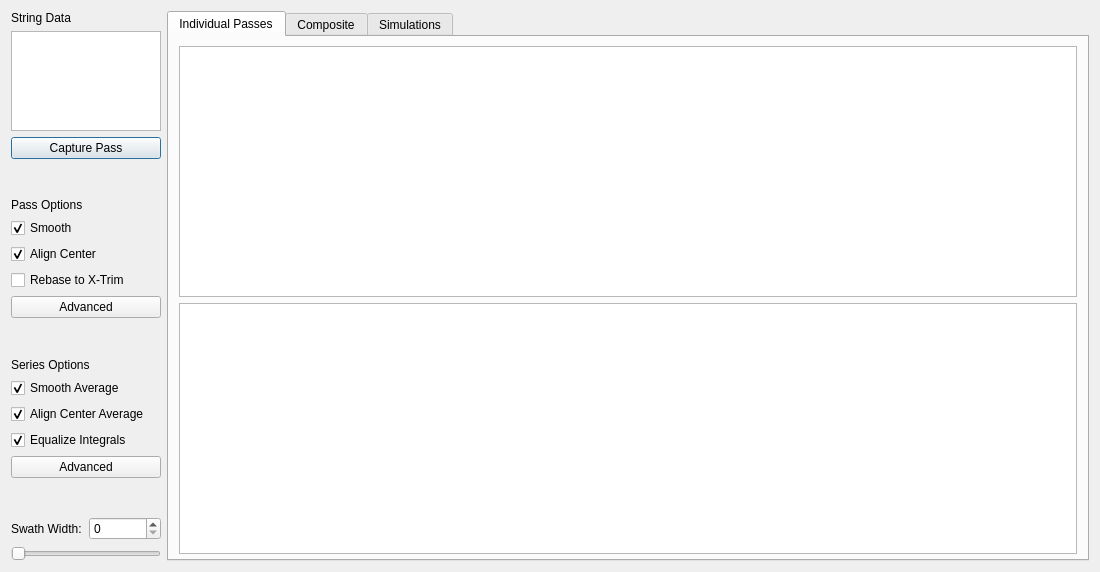
<?xml version="1.0" encoding="UTF-8"?>
<ui version="4.0">
 <class>Form</class>
 <widget class="QWidget" name="Form">
  <property name="geometry">
   <rect>
    <x>0</x>
    <y>0</y>
    <width>1100</width>
    <height>572</height>
   </rect>
  </property>
  <property name="windowTitle">
   <string>Form</string>
  </property>
  <layout class="QHBoxLayout" name="horizontalLayout">
   <item>
    <layout class="QVBoxLayout" name="verticalLayout_3">
     <item>
      <widget class="QLabel" name="label_26">
       <property name="text">
        <string>String Data</string>
       </property>
      </widget>
     </item>
     <item>
      <widget class="QListWidget" name="listWidgetPass">
       <property name="sizePolicy">
        <sizepolicy hsizetype="Fixed" vsizetype="Expanding">
         <horstretch>0</horstretch>
         <verstretch>0</verstretch>
        </sizepolicy>
       </property>
       <property name="minimumSize">
        <size>
         <width>100</width>
         <height>100</height>
        </size>
       </property>
       <property name="maximumSize">
        <size>
         <width>150</width>
         <height>100</height>
        </size>
       </property>
      </widget>
     </item>
     <item>
      <widget class="QPushButton" name="buttonEditPass">
       <property name="text">
        <string>Capture Pass</string>
       </property>
       <property name="default">
        <bool>true</bool>
       </property>
      </widget>
     </item>
     <item>
      <spacer name="verticalSpacer_4">
       <property name="orientation">
        <enum>Qt::Vertical</enum>
       </property>
       <property name="sizeHint" stdset="0">
        <size>
         <width>20</width>
         <height>40</height>
        </size>
       </property>
      </spacer>
     </item>
     <item>
      <widget class="QLabel" name="label_31">
       <property name="text">
        <string>Pass Options</string>
       </property>
      </widget>
     </item>
     <item>
      <widget class="QCheckBox" name="checkBoxPassSmooth">
       <property name="sizePolicy">
        <sizepolicy hsizetype="Fixed" vsizetype="Fixed">
         <horstretch>0</horstretch>
         <verstretch>0</verstretch>
        </sizepolicy>
       </property>
       <property name="text">
        <string>Smooth</string>
       </property>
       <property name="checked">
        <bool>true</bool>
       </property>
      </widget>
     </item>
     <item>
      <widget class="QCheckBox" name="checkBoxPassCenter">
       <property name="sizePolicy">
        <sizepolicy hsizetype="Fixed" vsizetype="Fixed">
         <horstretch>0</horstretch>
         <verstretch>0</verstretch>
        </sizepolicy>
       </property>
       <property name="text">
        <string>Align Center</string>
       </property>
       <property name="checked">
        <bool>true</bool>
       </property>
      </widget>
     </item>
     <item>
      <widget class="QCheckBox" name="checkBoxPassRebase">
       <property name="enabled">
        <bool>true</bool>
       </property>
       <property name="text">
        <string>Rebase to X-Trim</string>
       </property>
      </widget>
     </item>
     <item>
      <widget class="QPushButton" name="buttonAdvancedOptionsPass">
       <property name="enabled">
        <bool>true</bool>
       </property>
       <property name="text">
        <string>Advanced</string>
       </property>
      </widget>
     </item>
     <item>
      <spacer name="verticalSpacer_2">
       <property name="orientation">
        <enum>Qt::Vertical</enum>
       </property>
       <property name="sizeHint" stdset="0">
        <size>
         <width>20</width>
         <height>40</height>
        </size>
       </property>
      </spacer>
     </item>
     <item>
      <widget class="QLabel" name="label_6">
       <property name="text">
        <string>Series Options</string>
       </property>
      </widget>
     </item>
     <item>
      <widget class="QCheckBox" name="checkBoxSeriesSmooth">
       <property name="sizePolicy">
        <sizepolicy hsizetype="Fixed" vsizetype="Fixed">
         <horstretch>0</horstretch>
         <verstretch>0</verstretch>
        </sizepolicy>
       </property>
       <property name="text">
        <string>Smooth Average</string>
       </property>
       <property name="checked">
        <bool>true</bool>
       </property>
      </widget>
     </item>
     <item>
      <widget class="QCheckBox" name="checkBoxSeriesCenter">
       <property name="text">
        <string>Align Center Average</string>
       </property>
       <property name="checked">
        <bool>true</bool>
       </property>
      </widget>
     </item>
     <item>
      <widget class="QCheckBox" name="checkBoxSeriesEqualize">
       <property name="sizePolicy">
        <sizepolicy hsizetype="Fixed" vsizetype="Fixed">
         <horstretch>0</horstretch>
         <verstretch>0</verstretch>
        </sizepolicy>
       </property>
       <property name="text">
        <string>Equalize Integrals</string>
       </property>
       <property name="checked">
        <bool>true</bool>
       </property>
       <property name="tristate">
        <bool>false</bool>
       </property>
      </widget>
     </item>
     <item>
      <widget class="QPushButton" name="buttonAdvancedOptionsSeries">
       <property name="enabled">
        <bool>true</bool>
       </property>
       <property name="text">
        <string>Advanced</string>
       </property>
      </widget>
     </item>
     <item>
      <spacer name="verticalSpacer_6">
       <property name="orientation">
        <enum>Qt::Vertical</enum>
       </property>
       <property name="sizeHint" stdset="0">
        <size>
         <width>20</width>
         <height>40</height>
        </size>
       </property>
      </spacer>
     </item>
     <item>
      <layout class="QHBoxLayout" name="horizontalLayout_2">
       <item>
        <widget class="QLabel" name="label_34">
         <property name="sizePolicy">
          <sizepolicy hsizetype="Preferred" vsizetype="Preferred">
           <horstretch>0</horstretch>
           <verstretch>0</verstretch>
          </sizepolicy>
         </property>
         <property name="text">
          <string>Swath Width:</string>
         </property>
         <property name="alignment">
          <set>Qt::AlignLeading|Qt::AlignLeft|Qt::AlignVCenter</set>
         </property>
        </widget>
       </item>
       <item>
        <widget class="QSpinBox" name="spinBoxSwathAdjusted">
         <property name="specialValueText">
          <string/>
         </property>
         <property name="minimum">
          <number>0</number>
         </property>
         <property name="maximum">
          <number>500</number>
         </property>
         <property name="value">
          <number>0</number>
         </property>
        </widget>
       </item>
      </layout>
     </item>
     <item>
      <widget class="QSlider" name="sliderSimulatedSwath">
       <property name="sizePolicy">
        <sizepolicy hsizetype="Preferred" vsizetype="Fixed">
         <horstretch>0</horstretch>
         <verstretch>0</verstretch>
        </sizepolicy>
       </property>
       <property name="maximumSize">
        <size>
         <width>150</width>
         <height>16777215</height>
        </size>
       </property>
       <property name="orientation">
        <enum>Qt::Horizontal</enum>
       </property>
      </widget>
     </item>
    </layout>
   </item>
   <item>
    <widget class="QTabWidget" name="tabWidget">
     <property name="currentIndex">
      <number>0</number>
     </property>
     <widget class="QWidget" name="tab">
      <attribute name="title">
       <string>Individual Passes</string>
      </attribute>
      <layout class="QHBoxLayout" name="horizontalLayout_36">
       <property name="leftMargin">
        <number>10</number>
       </property>
       <property name="rightMargin">
        <number>10</number>
       </property>
       <property name="bottomMargin">
        <number>5</number>
       </property>
       <item>
        <layout class="QVBoxLayout" name="verticalLayout" stretch="0,0">
         <property name="sizeConstraint">
          <enum>QLayout::SetDefaultConstraint</enum>
         </property>
         <item>
          <widget class="PlotWidget" name="plotWidgetIndividual"/>
         </item>
         <item>
          <widget class="PlotWidget" name="plotWidgetIndividualTrim"/>
         </item>
        </layout>
       </item>
      </layout>
     </widget>
     <widget class="QWidget" name="tab_2">
      <attribute name="title">
       <string>Composite</string>
      </attribute>
      <layout class="QHBoxLayout" name="horizontalLayout_40">
       <property name="leftMargin">
        <number>10</number>
       </property>
       <property name="rightMargin">
        <number>10</number>
       </property>
       <property name="bottomMargin">
        <number>5</number>
       </property>
       <item>
        <layout class="QVBoxLayout" name="verticalLayout_15">
         <item>
          <widget class="MplWidget" name="plotWidgetOverlay" native="true">
           <property name="sizePolicy">
            <sizepolicy hsizetype="Expanding" vsizetype="Preferred">
             <horstretch>0</horstretch>
             <verstretch>0</verstretch>
            </sizepolicy>
           </property>
          </widget>
         </item>
         <item>
          <widget class="MplWidget" name="plotWidgetAverage" native="true">
           <property name="sizePolicy">
            <sizepolicy hsizetype="Expanding" vsizetype="Preferred">
             <horstretch>0</horstretch>
             <verstretch>0</verstretch>
            </sizepolicy>
           </property>
          </widget>
         </item>
        </layout>
       </item>
      </layout>
     </widget>
     <widget class="QWidget" name="tab_3">
      <attribute name="title">
       <string>Simulations</string>
      </attribute>
      <layout class="QHBoxLayout" name="horizontalLayout_43">
       <property name="leftMargin">
        <number>10</number>
       </property>
       <property name="rightMargin">
        <number>10</number>
       </property>
       <property name="bottomMargin">
        <number>5</number>
       </property>
       <item>
        <layout class="QVBoxLayout" name="verticalLayout_17">
         <property name="spacing">
          <number>5</number>
         </property>
         <item>
          <widget class="MplWidget" name="plotWidgetRacetrack" native="true">
           <property name="sizePolicy">
            <sizepolicy hsizetype="Expanding" vsizetype="Preferred">
             <horstretch>0</horstretch>
             <verstretch>0</verstretch>
            </sizepolicy>
           </property>
          </widget>
         </item>
         <item>
          <widget class="MplWidget" name="plotWidgetBackAndForth" native="true">
           <property name="sizePolicy">
            <sizepolicy hsizetype="Expanding" vsizetype="Preferred">
             <horstretch>0</horstretch>
             <verstretch>0</verstretch>
            </sizepolicy>
           </property>
          </widget>
         </item>
        </layout>
       </item>
       <item>
        <layout class="QVBoxLayout" name="verticalLayout_33">
         <item>
          <spacer name="verticalSpacer_3">
           <property name="orientation">
            <enum>Qt::Vertical</enum>
           </property>
           <property name="sizeHint" stdset="0">
            <size>
             <width>20</width>
             <height>40</height>
            </size>
           </property>
          </spacer>
         </item>
         <item>
          <widget class="QLabel" name="label_35">
           <property name="sizePolicy">
            <sizepolicy hsizetype="Preferred" vsizetype="Preferred">
             <horstretch>0</horstretch>
             <verstretch>0</verstretch>
            </sizepolicy>
           </property>
           <property name="maximumSize">
            <size>
             <width>150</width>
             <height>16777215</height>
            </size>
           </property>
           <property name="frameShape">
            <enum>QFrame::NoFrame</enum>
           </property>
           <property name="text">
            <string>Number of Simulated Adjascent Passes
(Each Side):</string>
           </property>
           <property name="alignment">
            <set>Qt::AlignCenter</set>
           </property>
           <property name="wordWrap">
            <bool>true</bool>
           </property>
          </widget>
         </item>
         <item alignment="Qt::AlignHCenter">
          <widget class="QSpinBox" name="spinBoxSimulatedPasses">
           <property name="sizePolicy">
            <sizepolicy hsizetype="Fixed" vsizetype="Fixed">
             <horstretch>0</horstretch>
             <verstretch>0</verstretch>
            </sizepolicy>
           </property>
           <property name="layoutDirection">
            <enum>Qt::LeftToRight</enum>
           </property>
           <property name="wrapping">
            <bool>false</bool>
           </property>
           <property name="alignment">
            <set>Qt::AlignCenter</set>
           </property>
           <property name="buttonSymbols">
            <enum>QAbstractSpinBox::PlusMinus</enum>
           </property>
           <property name="accelerated">
            <bool>false</bool>
           </property>
           <property name="showGroupSeparator" stdset="0">
            <bool>false</bool>
           </property>
           <property name="suffix">
            <string/>
           </property>
           <property name="maximum">
            <number>10</number>
           </property>
           <property name="value">
            <number>2</number>
           </property>
          </widget>
         </item>
         <item>
          <spacer name="verticalSpacer_11">
           <property name="orientation">
            <enum>Qt::Vertical</enum>
           </property>
           <property name="sizeHint" stdset="0">
            <size>
             <width>13</width>
             <height>13</height>
            </size>
           </property>
          </spacer>
         </item>
         <item>
          <widget class="QLabel" name="label_36">
           <property name="sizePolicy">
            <sizepolicy hsizetype="Preferred" vsizetype="Preferred">
             <horstretch>0</horstretch>
             <verstretch>0</verstretch>
            </sizepolicy>
           </property>
           <property name="text">
            <string>Coefficient of Variation</string>
           </property>
           <property name="alignment">
            <set>Qt::AlignCenter</set>
           </property>
           <property name="wordWrap">
            <bool>true</bool>
           </property>
          </widget>
         </item>
         <item>
          <widget class="QTableWidget" name="tableWidgetCV">
           <property name="sizePolicy">
            <sizepolicy hsizetype="Minimum" vsizetype="Expanding">
             <horstretch>0</horstretch>
             <verstretch>0</verstretch>
            </sizepolicy>
           </property>
           <property name="verticalScrollBarPolicy">
            <enum>Qt::ScrollBarAlwaysOff</enum>
           </property>
           <property name="horizontalScrollBarPolicy">
            <enum>Qt::ScrollBarAlwaysOff</enum>
           </property>
           <property name="sizeAdjustPolicy">
            <enum>QAbstractScrollArea::AdjustToContents</enum>
           </property>
           <property name="editTriggers">
            <set>QAbstractItemView::NoEditTriggers</set>
           </property>
           <property name="tabKeyNavigation">
            <bool>false</bool>
           </property>
           <property name="showDropIndicator" stdset="0">
            <bool>false</bool>
           </property>
           <property name="dragDropOverwriteMode">
            <bool>false</bool>
           </property>
           <property name="selectionMode">
            <enum>QAbstractItemView::NoSelection</enum>
           </property>
           <property name="gridStyle">
            <enum>Qt::DashDotLine</enum>
           </property>
           <attribute name="horizontalHeaderCascadingSectionResizes">
            <bool>true</bool>
           </attribute>
           <attribute name="horizontalHeaderDefaultSectionSize">
            <number>50</number>
           </attribute>
           <attribute name="horizontalHeaderMinimumSectionSize">
            <number>50</number>
           </attribute>
           <attribute name="horizontalHeaderStretchLastSection">
            <bool>false</bool>
           </attribute>
           <attribute name="verticalHeaderVisible">
            <bool>false</bool>
           </attribute>
           <attribute name="verticalHeaderCascadingSectionResizes">
            <bool>true</bool>
           </attribute>
           <attribute name="verticalHeaderDefaultSectionSize">
            <number>20</number>
           </attribute>
           <attribute name="verticalHeaderMinimumSectionSize">
            <number>10</number>
           </attribute>
           <attribute name="verticalHeaderShowSortIndicator" stdset="0">
            <bool>false</bool>
           </attribute>
           <attribute name="verticalHeaderStretchLastSection">
            <bool>false</bool>
           </attribute>
           <row>
            <property name="text">
             <string>m10</string>
            </property>
           </row>
           <row>
            <property name="text">
             <string>m8</string>
            </property>
           </row>
           <row>
            <property name="text">
             <string>m6</string>
            </property>
           </row>
           <row>
            <property name="text">
             <string>m4</string>
            </property>
           </row>
           <row>
            <property name="text">
             <string>m2</string>
            </property>
           </row>
           <row>
            <property name="text">
             <string>c</string>
            </property>
            <property name="background">
             <color alpha="128">
              <red>0</red>
              <green>128</green>
              <blue>0</blue>
             </color>
            </property>
           </row>
           <row>
            <property name="text">
             <string>p2</string>
            </property>
           </row>
           <row>
            <property name="text">
             <string>p4</string>
            </property>
           </row>
           <row>
            <property name="text">
             <string>p6</string>
            </property>
           </row>
           <row>
            <property name="text">
             <string>p8</string>
            </property>
           </row>
           <row>
            <property name="text">
             <string>p10</string>
            </property>
           </row>
           <column>
            <property name="text">
             <string>Swath</string>
            </property>
            <property name="textAlignment">
             <set>AlignCenter</set>
            </property>
           </column>
           <column>
            <property name="text">
             <string>RT</string>
            </property>
            <property name="textAlignment">
             <set>AlignCenter</set>
            </property>
           </column>
           <column>
            <property name="text">
             <string>B&amp;F</string>
            </property>
            <property name="textAlignment">
             <set>AlignCenter</set>
            </property>
           </column>
           <item row="0" column="0">
            <property name="text">
             <string>0</string>
            </property>
            <property name="textAlignment">
             <set>AlignCenter</set>
            </property>
           </item>
           <item row="0" column="1">
            <property name="text">
             <string>0</string>
            </property>
            <property name="textAlignment">
             <set>AlignCenter</set>
            </property>
           </item>
           <item row="0" column="2">
            <property name="text">
             <string>0</string>
            </property>
            <property name="textAlignment">
             <set>AlignCenter</set>
            </property>
           </item>
           <item row="1" column="0">
            <property name="text">
             <string>0</string>
            </property>
            <property name="textAlignment">
             <set>AlignCenter</set>
            </property>
           </item>
           <item row="1" column="1">
            <property name="text">
             <string>0</string>
            </property>
            <property name="textAlignment">
             <set>AlignCenter</set>
            </property>
           </item>
           <item row="1" column="2">
            <property name="text">
             <string>0</string>
            </property>
            <property name="textAlignment">
             <set>AlignCenter</set>
            </property>
           </item>
           <item row="2" column="0">
            <property name="text">
             <string>0</string>
            </property>
            <property name="textAlignment">
             <set>AlignCenter</set>
            </property>
           </item>
           <item row="2" column="1">
            <property name="text">
             <string>0</string>
            </property>
            <property name="textAlignment">
             <set>AlignCenter</set>
            </property>
           </item>
           <item row="2" column="2">
            <property name="text">
             <string>0</string>
            </property>
            <property name="textAlignment">
             <set>AlignCenter</set>
            </property>
           </item>
           <item row="3" column="0">
            <property name="text">
             <string>0</string>
            </property>
            <property name="textAlignment">
             <set>AlignCenter</set>
            </property>
           </item>
           <item row="3" column="1">
            <property name="text">
             <string>0</string>
            </property>
            <property name="textAlignment">
             <set>AlignCenter</set>
            </property>
           </item>
           <item row="3" column="2">
            <property name="text">
             <string>0</string>
            </property>
            <property name="textAlignment">
             <set>AlignCenter</set>
            </property>
           </item>
           <item row="4" column="0">
            <property name="text">
             <string>0</string>
            </property>
            <property name="textAlignment">
             <set>AlignCenter</set>
            </property>
           </item>
           <item row="4" column="1">
            <property name="text">
             <string>0</string>
            </property>
            <property name="textAlignment">
             <set>AlignCenter</set>
            </property>
           </item>
           <item row="4" column="2">
            <property name="text">
             <string>0</string>
            </property>
            <property name="textAlignment">
             <set>AlignCenter</set>
            </property>
           </item>
           <item row="5" column="0">
            <property name="text">
             <string>0</string>
            </property>
            <property name="textAlignment">
             <set>AlignCenter</set>
            </property>
            <property name="background">
             <brush brushstyle="SolidPattern">
              <color alpha="128">
               <red>0</red>
               <green>128</green>
               <blue>0</blue>
              </color>
             </brush>
            </property>
           </item>
           <item row="5" column="1">
            <property name="text">
             <string>0</string>
            </property>
            <property name="textAlignment">
             <set>AlignCenter</set>
            </property>
            <property name="background">
             <brush brushstyle="SolidPattern">
              <color alpha="128">
               <red>0</red>
               <green>128</green>
               <blue>0</blue>
              </color>
             </brush>
            </property>
           </item>
           <item row="5" column="2">
            <property name="text">
             <string>0</string>
            </property>
            <property name="textAlignment">
             <set>AlignCenter</set>
            </property>
            <property name="background">
             <brush brushstyle="SolidPattern">
              <color alpha="128">
               <red>0</red>
               <green>128</green>
               <blue>0</blue>
              </color>
             </brush>
            </property>
           </item>
           <item row="6" column="0">
            <property name="text">
             <string>0</string>
            </property>
            <property name="textAlignment">
             <set>AlignCenter</set>
            </property>
           </item>
           <item row="6" column="1">
            <property name="text">
             <string>0</string>
            </property>
            <property name="textAlignment">
             <set>AlignCenter</set>
            </property>
           </item>
           <item row="6" column="2">
            <property name="text">
             <string>0</string>
            </property>
            <property name="textAlignment">
             <set>AlignCenter</set>
            </property>
           </item>
           <item row="7" column="0">
            <property name="text">
             <string>0</string>
            </property>
            <property name="textAlignment">
             <set>AlignCenter</set>
            </property>
           </item>
           <item row="7" column="1">
            <property name="text">
             <string>0</string>
            </property>
            <property name="textAlignment">
             <set>AlignCenter</set>
            </property>
           </item>
           <item row="7" column="2">
            <property name="text">
             <string>0</string>
            </property>
            <property name="textAlignment">
             <set>AlignCenter</set>
            </property>
           </item>
           <item row="8" column="0">
            <property name="text">
             <string>0</string>
            </property>
            <property name="textAlignment">
             <set>AlignCenter</set>
            </property>
           </item>
           <item row="8" column="1">
            <property name="text">
             <string>0</string>
            </property>
            <property name="textAlignment">
             <set>AlignCenter</set>
            </property>
           </item>
           <item row="8" column="2">
            <property name="text">
             <string>0</string>
            </property>
            <property name="textAlignment">
             <set>AlignCenter</set>
            </property>
           </item>
           <item row="9" column="0">
            <property name="text">
             <string>0</string>
            </property>
            <property name="textAlignment">
             <set>AlignCenter</set>
            </property>
           </item>
           <item row="9" column="1">
            <property name="text">
             <string>0</string>
            </property>
            <property name="textAlignment">
             <set>AlignCenter</set>
            </property>
           </item>
           <item row="9" column="2">
            <property name="text">
             <string>0</string>
            </property>
            <property name="textAlignment">
             <set>AlignCenter</set>
            </property>
           </item>
           <item row="10" column="0">
            <property name="text">
             <string>0</string>
            </property>
            <property name="textAlignment">
             <set>AlignCenter</set>
            </property>
           </item>
           <item row="10" column="1">
            <property name="text">
             <string>0</string>
            </property>
            <property name="textAlignment">
             <set>AlignCenter</set>
            </property>
           </item>
           <item row="10" column="2">
            <property name="text">
             <string>0</string>
            </property>
            <property name="textAlignment">
             <set>AlignCenter</set>
            </property>
           </item>
          </widget>
         </item>
         <item>
          <spacer name="verticalSpacer">
           <property name="orientation">
            <enum>Qt::Vertical</enum>
           </property>
           <property name="sizeHint" stdset="0">
            <size>
             <width>20</width>
             <height>40</height>
            </size>
           </property>
          </spacer>
         </item>
        </layout>
       </item>
      </layout>
     </widget>
    </widget>
   </item>
  </layout>
 </widget>
 <customwidgets>
  <customwidget>
   <class>MplWidget</class>
   <extends>QWidget</extends>
   <header>accupatt/widgets/mplwidget.h</header>
   <container>1</container>
  </customwidget>
  <customwidget>
   <class>PlotWidget</class>
   <extends>QGraphicsView</extends>
   <header>pyqtgraph</header>
  </customwidget>
 </customwidgets>
 <resources/>
 <connections/>
</ui>
